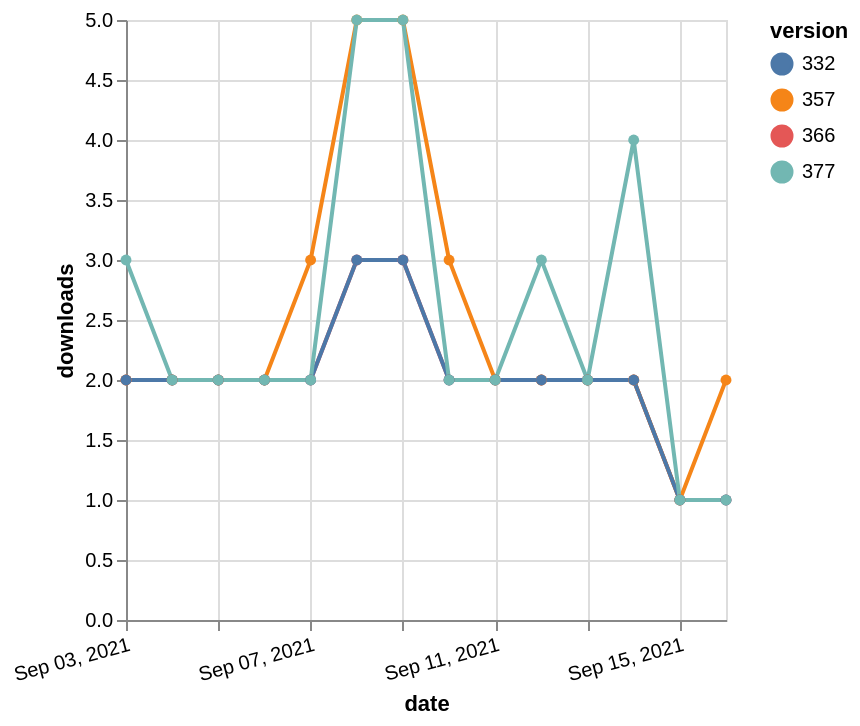

Specify this chart in Vega-Lite:
### Vega-Lite specification from a JSON file in a GitHub repository (floating-point values rounded to 4 significant figures)
{"$schema": "https://vega.github.io/schema/vega-lite/v5.json", "description": "A simple bar chart with embedded data.", "data": {"values": [{"date": "2021-09-03", "total": 2284, "delta": 2, "version": "366"}, {"date": "2021-09-04", "total": 2286, "delta": 2, "version": "366"}, {"date": "2021-09-05", "total": 2288, "delta": 2, "version": "366"}, {"date": "2021-09-06", "total": 2290, "delta": 2, "version": "366"}, {"date": "2021-09-07", "total": 2292, "delta": 2, "version": "366"}, {"date": "2021-09-08", "total": 2295, "delta": 3, "version": "366"}, {"date": "2021-09-09", "total": 2298, "delta": 3, "version": "366"}, {"date": "2021-09-10", "total": 2300, "delta": 2, "version": "366"}, {"date": "2021-09-11", "total": 2302, "delta": 2, "version": "366"}, {"date": "2021-09-12", "total": 2304, "delta": 2, "version": "366"}, {"date": "2021-09-13", "total": 2306, "delta": 2, "version": "366"}, {"date": "2021-09-14", "total": 2308, "delta": 2, "version": "366"}, {"date": "2021-09-15", "total": 2309, "delta": 1, "version": "366"}, {"date": "2021-09-16", "total": 2310, "delta": 1, "version": "366"}, {"date": "2021-09-03", "total": 2870, "delta": 2, "version": "357"}, {"date": "2021-09-04", "total": 2872, "delta": 2, "version": "357"}, {"date": "2021-09-05", "total": 2874, "delta": 2, "version": "357"}, {"date": "2021-09-06", "total": 2876, "delta": 2, "version": "357"}, {"date": "2021-09-07", "total": 2879, "delta": 3, "version": "357"}, {"date": "2021-09-08", "total": 2884, "delta": 5, "version": "357"}, {"date": "2021-09-09", "total": 2889, "delta": 5, "version": "357"}, {"date": "2021-09-10", "total": 2892, "delta": 3, "version": "357"}, {"date": "2021-09-11", "total": 2894, "delta": 2, "version": "357"}, {"date": "2021-09-12", "total": 2896, "delta": 2, "version": "357"}, {"date": "2021-09-13", "total": 2898, "delta": 2, "version": "357"}, {"date": "2021-09-14", "total": 2900, "delta": 2, "version": "357"}, {"date": "2021-09-15", "total": 2901, "delta": 1, "version": "357"}, {"date": "2021-09-16", "total": 2903, "delta": 2, "version": "357"}, {"date": "2021-09-03", "total": 2728, "delta": 2, "version": "332"}, {"date": "2021-09-04", "total": 2730, "delta": 2, "version": "332"}, {"date": "2021-09-05", "total": 2732, "delta": 2, "version": "332"}, {"date": "2021-09-06", "total": 2734, "delta": 2, "version": "332"}, {"date": "2021-09-07", "total": 2736, "delta": 2, "version": "332"}, {"date": "2021-09-08", "total": 2739, "delta": 3, "version": "332"}, {"date": "2021-09-09", "total": 2742, "delta": 3, "version": "332"}, {"date": "2021-09-10", "total": 2744, "delta": 2, "version": "332"}, {"date": "2021-09-11", "total": 2746, "delta": 2, "version": "332"}, {"date": "2021-09-12", "total": 2748, "delta": 2, "version": "332"}, {"date": "2021-09-13", "total": 2750, "delta": 2, "version": "332"}, {"date": "2021-09-14", "total": 2752, "delta": 2, "version": "332"}, {"date": "2021-09-15", "total": 2753, "delta": 1, "version": "332"}, {"date": "2021-09-16", "total": 2754, "delta": 1, "version": "332"}, {"date": "2021-09-03", "total": 2108, "delta": 3, "version": "377"}, {"date": "2021-09-04", "total": 2110, "delta": 2, "version": "377"}, {"date": "2021-09-05", "total": 2112, "delta": 2, "version": "377"}, {"date": "2021-09-06", "total": 2114, "delta": 2, "version": "377"}, {"date": "2021-09-07", "total": 2116, "delta": 2, "version": "377"}, {"date": "2021-09-08", "total": 2121, "delta": 5, "version": "377"}, {"date": "2021-09-09", "total": 2126, "delta": 5, "version": "377"}, {"date": "2021-09-10", "total": 2128, "delta": 2, "version": "377"}, {"date": "2021-09-11", "total": 2130, "delta": 2, "version": "377"}, {"date": "2021-09-12", "total": 2133, "delta": 3, "version": "377"}, {"date": "2021-09-13", "total": 2135, "delta": 2, "version": "377"}, {"date": "2021-09-14", "total": 2139, "delta": 4, "version": "377"}, {"date": "2021-09-15", "total": 2140, "delta": 1, "version": "377"}, {"date": "2021-09-16", "total": 2141, "delta": 1, "version": "377"}]}, "width": "container", "mark": {"type": "line", "point": {"filled": true}}, "encoding": {"x": {"field": "date", "type": "temporal", "timeUnit": "yearmonthdate", "title": "date", "axis": {"labelAngle": -15}}, "y": {"field": "delta", "type": "quantitative", "title": "downloads"}, "color": {"field": "version", "type": "nominal"}, "tooltip": {"field": "delta"}}}
